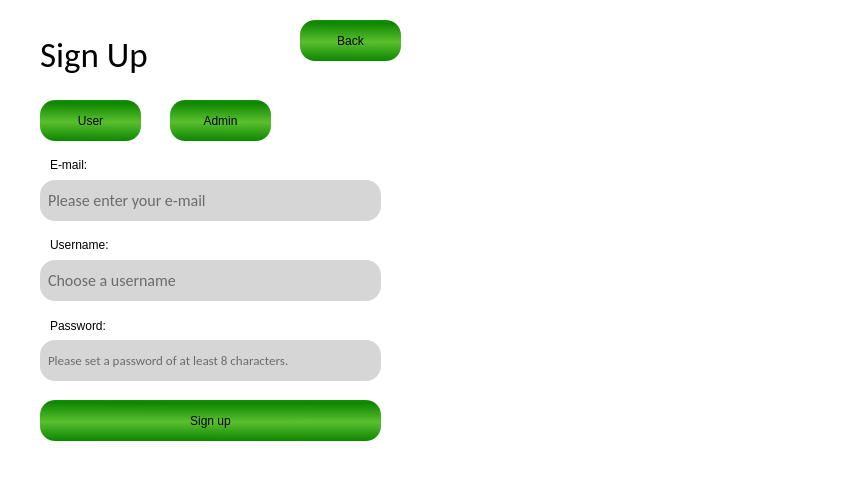
<?xml version="1.0" encoding="UTF-8"?>
<ui version="4.0">
 <class>SignUp</class>
 <widget class="QDialog" name="SignUp">
  <property name="geometry">
   <rect>
    <x>0</x>
    <y>0</y>
    <width>854</width>
    <height>480</height>
   </rect>
  </property>
  <property name="windowTitle">
   <string>LibManager</string>
  </property>
  <property name="styleSheet">
   <string notr="true">background-color:white</string>
  </property>
  <widget class="QLabel" name="SignUp_text">
   <property name="geometry">
    <rect>
     <x>40</x>
     <y>30</y>
     <width>171</width>
     <height>51</height>
    </rect>
   </property>
   <property name="font">
    <font>
     <family>Calibri</family>
     <pointsize>22</pointsize>
     <italic>false</italic>
     <fontweight>Light</fontweight>
    </font>
   </property>
   <property name="styleSheet">
    <string notr="true">color:black;
font: 300 22pt &quot;Calibri&quot;;
background-color: transparent;</string>
   </property>
   <property name="text">
    <string>&lt;html&gt;&lt;head/&gt;&lt;body&gt;&lt;p&gt;&lt;span style=&quot; font-size:26pt;&quot;&gt;Sign Up&lt;/span&gt;&lt;/p&gt;&lt;/body&gt;&lt;/html&gt;</string>
   </property>
  </widget>
  <widget class="QLabel" name="Username_text">
   <property name="geometry">
    <rect>
     <x>50</x>
     <y>235</y>
     <width>111</width>
     <height>20</height>
    </rect>
   </property>
   <property name="styleSheet">
    <string notr="true">color: rgb(0, 0, 0);
background-color: transparent;</string>
   </property>
   <property name="text">
    <string>Username:</string>
   </property>
  </widget>
  <widget class="QLineEdit" name="UsernameLineEdit">
   <property name="geometry">
    <rect>
     <x>40</x>
     <y>260</y>
     <width>341</width>
     <height>41</height>
    </rect>
   </property>
   <property name="font">
    <font>
     <family>Calibri</family>
     <pointsize>-1</pointsize>
    </font>
   </property>
   <property name="styleSheet">
    <string notr="true">QLineEdit {
	background-color: rgb(214, 214, 214);
	border-radius: 15px;
	color: black; 
    font-size: 16px;
    padding-left: 6px; 
}

QLineEdit::placeholder {
	color: rgb(141,141,141); 
    font-style: italic; 
}</string>
   </property>
   <property name="text">
    <string/>
   </property>
   <property name="placeholderText">
    <string>Choose a username</string>
   </property>
  </widget>
  <widget class="QPushButton" name="Back_Button">
   <property name="geometry">
    <rect>
     <x>300</x>
     <y>20</y>
     <width>101</width>
     <height>41</height>
    </rect>
   </property>
   <property name="focusPolicy">
    <enum>Qt::FocusPolicy::StrongFocus</enum>
   </property>
   <property name="styleSheet">
    <string notr="true">QPushButton{
	border-radius:15px;
	color: black;
	
	font: 300 10pt &quot;Calibri&quot;;
		
	background-color: qlineargradient(spread:reflect, x1:0.484, y1:0.534091, x2:0.479, y2:1, stop:0 rgba(90, 191, 47, 255), stop:1 rgba(13, 134, 0, 255));
}
QPushButton:hover {
	background-color: rgb(136, 202, 129);
}</string>
   </property>
   <property name="text">
    <string>Back</string>
   </property>
  </widget>
  <widget class="QLabel" name="Password_text">
   <property name="geometry">
    <rect>
     <x>50</x>
     <y>316</y>
     <width>111</width>
     <height>20</height>
    </rect>
   </property>
   <property name="styleSheet">
    <string notr="true">color: rgb(0, 0, 0);
background-color: transparent;</string>
   </property>
   <property name="text">
    <string>Password:</string>
   </property>
  </widget>
  <widget class="QLineEdit" name="Password_Line_Edit">
   <property name="geometry">
    <rect>
     <x>40</x>
     <y>340</y>
     <width>341</width>
     <height>41</height>
    </rect>
   </property>
   <property name="font">
    <font>
     <family>Calibri</family>
     <pointsize>-1</pointsize>
    </font>
   </property>
   <property name="styleSheet">
    <string notr="true">QLineEdit {
	background-color: rgb(214, 214, 214);
	border-radius: 15px;
	color: black; 
    font-size: 13px;
    padding-left: 6px; 
}

QLineEdit::placeholder {
	color: rgb(141,141,141); 
    font-style: italic; 
}</string>
   </property>
   <property name="text">
    <string/>
   </property>
   <property name="echoMode">
    <enum>QLineEdit::EchoMode::Password</enum>
   </property>
   <property name="placeholderText">
    <string>Please set a password of at least 8 characters.</string>
   </property>
  </widget>
  <widget class="QLabel" name="Mail_text">
   <property name="geometry">
    <rect>
     <x>50</x>
     <y>155</y>
     <width>111</width>
     <height>20</height>
    </rect>
   </property>
   <property name="styleSheet">
    <string notr="true">color: rgb(0, 0, 0);
background-color: transparent;</string>
   </property>
   <property name="text">
    <string>E-mail:</string>
   </property>
  </widget>
  <widget class="QLineEdit" name="Mail_Line_Edit">
   <property name="geometry">
    <rect>
     <x>40</x>
     <y>180</y>
     <width>341</width>
     <height>41</height>
    </rect>
   </property>
   <property name="font">
    <font>
     <family>Calibri</family>
     <pointsize>-1</pointsize>
    </font>
   </property>
   <property name="styleSheet">
    <string notr="true">QLineEdit {
	background-color: rgb(214, 214, 214);
	border-radius: 15px;
	color: black; 
    font-size: 16px;
    padding-left: 6px; 
}

QLineEdit::placeholder {
	color: rgb(141,141,141); 
    font-style: italic; 
}</string>
   </property>
   <property name="text">
    <string/>
   </property>
   <property name="placeholderText">
    <string>Please enter your e-mail</string>
   </property>
  </widget>
  <widget class="QLabel" name="SignUpScreen_2">
   <property name="geometry">
    <rect>
     <x>0</x>
     <y>0</y>
     <width>427</width>
     <height>480</height>
    </rect>
   </property>
   <property name="styleSheet">
    <string notr="true">background-color:rgb(255,255,255);</string>
   </property>
   <property name="text">
    <string/>
   </property>
  </widget>
  <widget class="QLabel" name="AuthScreen1_2">
   <property name="geometry">
    <rect>
     <x>427</x>
     <y>0</y>
     <width>428</width>
     <height>480</height>
    </rect>
   </property>
   <property name="styleSheet">
    <string notr="true">background-image:url(C:/LibManager/LibManager/LBResources/authScreen_imageV2.png)</string>
   </property>
   <property name="text">
    <string/>
   </property>
  </widget>
  <widget class="QLabel" name="LibManager_logo">
   <property name="geometry">
    <rect>
     <x>465</x>
     <y>70</y>
     <width>349</width>
     <height>91</height>
    </rect>
   </property>
   <property name="styleSheet">
    <string notr="true">background-image: url(C:/LibManager/LibManager/LBResources/LibManager_logo_revised.png);
background-color:transparent;</string>
   </property>
   <property name="text">
    <string/>
   </property>
  </widget>
  <widget class="QPushButton" name="signupButton">
   <property name="geometry">
    <rect>
     <x>40</x>
     <y>400</y>
     <width>341</width>
     <height>41</height>
    </rect>
   </property>
   <property name="styleSheet">
    <string notr="true">QPushButton{
	border-radius:15px;
	color: black;
	
	font: 300 10pt &quot;Calibri&quot;;
		
	background-color: qlineargradient(spread:reflect, x1:0.484, y1:0.534091, x2:0.479, y2:1, stop:0 rgba(90, 191, 47, 255), stop:1 rgba(13, 134, 0, 255));
}
QPushButton:hover {
	background-color: rgb(136, 202, 129);
}</string>
   </property>
   <property name="text">
    <string>Sign up</string>
   </property>
  </widget>
  <widget class="QPushButton" name="user_Button">
   <property name="geometry">
    <rect>
     <x>40</x>
     <y>100</y>
     <width>101</width>
     <height>41</height>
    </rect>
   </property>
   <property name="focusPolicy">
    <enum>Qt::FocusPolicy::StrongFocus</enum>
   </property>
   <property name="styleSheet">
    <string notr="true">QPushButton{
	border-radius:15px;
	color: black;
	
	font: 300 10pt &quot;Calibri&quot;;
		
	background-color: qlineargradient(spread:reflect, x1:0.484, y1:0.534091, x2:0.479, y2:1, stop:0 rgba(90, 191, 47, 255), stop:1 rgba(13, 134, 0, 255));
}

QPushButton:hover {
	background-color: rgb(136, 202, 129);
}</string>
   </property>
   <property name="text">
    <string>User</string>
   </property>
  </widget>
  <widget class="QPushButton" name="admin_Button">
   <property name="geometry">
    <rect>
     <x>170</x>
     <y>100</y>
     <width>101</width>
     <height>41</height>
    </rect>
   </property>
   <property name="focusPolicy">
    <enum>Qt::FocusPolicy::StrongFocus</enum>
   </property>
   <property name="styleSheet">
    <string notr="true">QPushButton{
	border-radius:15px;
	color: black;
	
	font: 300 10pt &quot;Calibri&quot;;
		
	background-color: qlineargradient(spread:reflect, x1:0.484, y1:0.534091, x2:0.479, y2:1, stop:0 rgba(90, 191, 47, 255), stop:1 rgba(13, 134, 0, 255));
}
QPushButton:hover {
	background-color: rgb(136, 202, 129);
}</string>
   </property>
   <property name="text">
    <string>Admin</string>
   </property>
  </widget>
  <widget class="QLabel" name="welcome_text">
   <property name="geometry">
    <rect>
     <x>484</x>
     <y>170</y>
     <width>312</width>
     <height>41</height>
    </rect>
   </property>
   <property name="styleSheet">
    <string notr="true">font: 18pt &quot;Calibri&quot;;
color: white;
background-color:transparent;</string>
   </property>
   <property name="text">
    <string>Welcome to LibManager!</string>
   </property>
   <property name="alignment">
    <set>Qt::AlignmentFlag::AlignCenter</set>
   </property>
  </widget>
  <widget class="QLabel" name="label">
   <property name="geometry">
    <rect>
     <x>460</x>
     <y>240</y>
     <width>361</width>
     <height>21</height>
    </rect>
   </property>
   <property name="styleSheet">
    <string notr="true">background-color:transparent;
color: white;</string>
   </property>
   <property name="text">
    <string>Organize, track, and optimize your library effortlessly.</string>
   </property>
   <property name="alignment">
    <set>Qt::AlignmentFlag::AlignCenter</set>
   </property>
  </widget>
  <widget class="QLabel" name="label_2">
   <property name="geometry">
    <rect>
     <x>497</x>
     <y>280</y>
     <width>291</width>
     <height>21</height>
    </rect>
   </property>
   <property name="styleSheet">
    <string notr="true">background-color:transparent;
color: white;</string>
   </property>
   <property name="text">
    <string>Create, edit, and maintain records of books.</string>
   </property>
   <property name="alignment">
    <set>Qt::AlignmentFlag::AlignCenter</set>
   </property>
  </widget>
  <widget class="QLabel" name="label_3">
   <property name="geometry">
    <rect>
     <x>525</x>
     <y>320</y>
     <width>231</width>
     <height>21</height>
    </rect>
   </property>
   <property name="styleSheet">
    <string notr="true">background-color:transparent;
color: white;</string>
   </property>
   <property name="text">
    <string>New to LibManager? Sign up now.</string>
   </property>
   <property name="alignment">
    <set>Qt::AlignmentFlag::AlignCenter</set>
   </property>
  </widget>
  <zorder>AuthScreen1_2</zorder>
  <zorder>SignUpScreen_2</zorder>
  <zorder>SignUp_text</zorder>
  <zorder>Username_text</zorder>
  <zorder>UsernameLineEdit</zorder>
  <zorder>Back_Button</zorder>
  <zorder>Password_text</zorder>
  <zorder>Password_Line_Edit</zorder>
  <zorder>Mail_text</zorder>
  <zorder>Mail_Line_Edit</zorder>
  <zorder>LibManager_logo</zorder>
  <zorder>signupButton</zorder>
  <zorder>user_Button</zorder>
  <zorder>admin_Button</zorder>
  <zorder>welcome_text</zorder>
  <zorder>label</zorder>
  <zorder>label_2</zorder>
  <zorder>label_3</zorder>
 </widget>
 <resources/>
 <connections/>
</ui>
